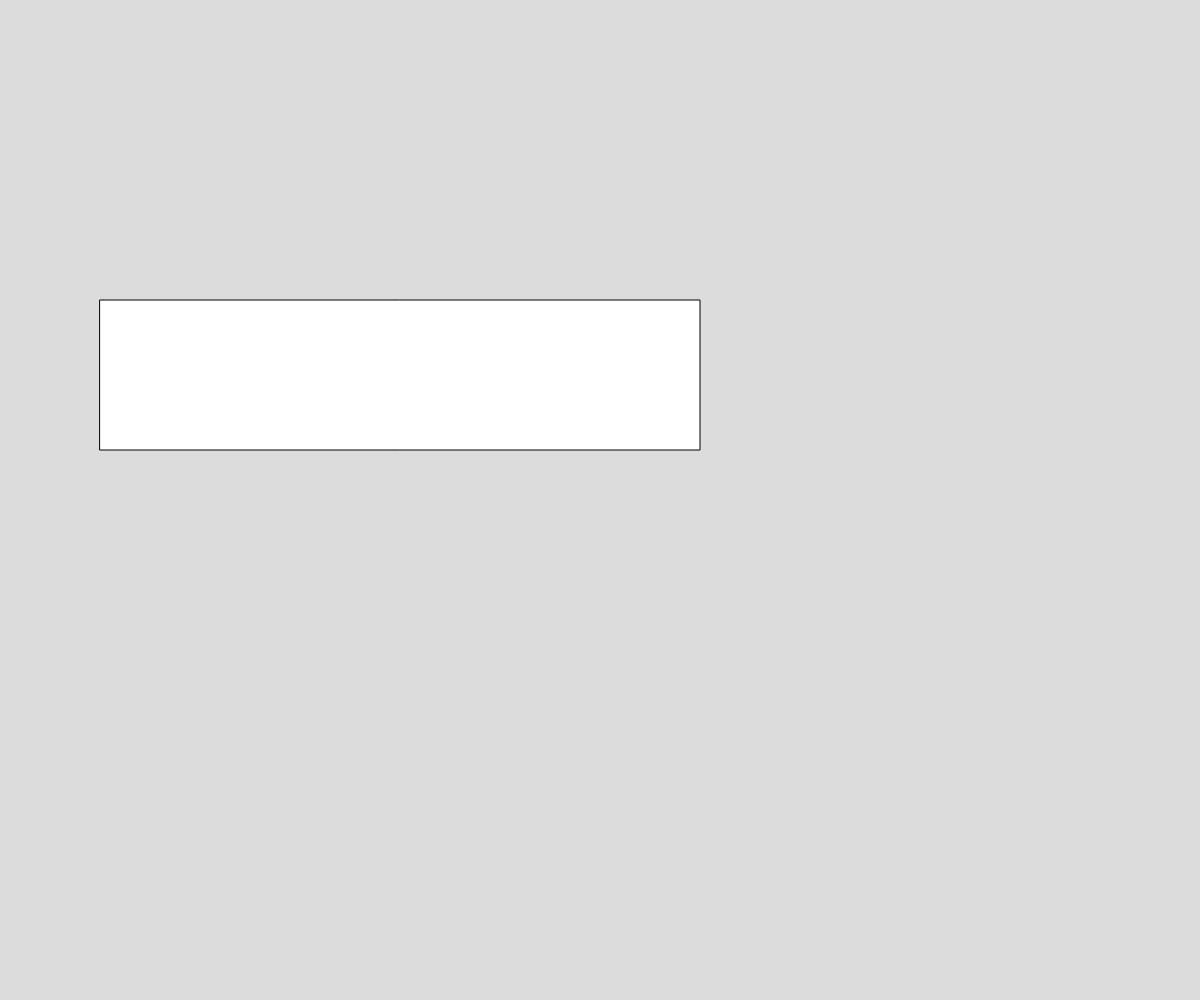
Frame 1 (no input)
Frame 60 (no input): identical to frame 1, image omitted
Frame 120 (the mouse pressed at the canvas centre since frame 60): identical to frame 1, image omitted

The p5.js sketch that drew this single still picture (run headless with seeded random() and noise() and a simulated clock; from frame 60 on, the mouse is pressed at the canvas centre):

// p5.js sketch
// ── sketch.js
// OOP Button

let bgButton;

function setup() {
  createCanvas(windowWidth, windowHeight);
  bgButton = new Button(100, 300, 600, 150);
}

function draw() {
  background(220);
  bgButton.display();
}

class Button {
  constructor(x, y, buttonWidth, buttonHeight) {
    this.x = x;
    this.y = y;
    this.width = buttonWidth;
    this.height = buttonHeight;
  }

  display() {
    rect(this.x, this.y, this.width, this.height);
  }
}
